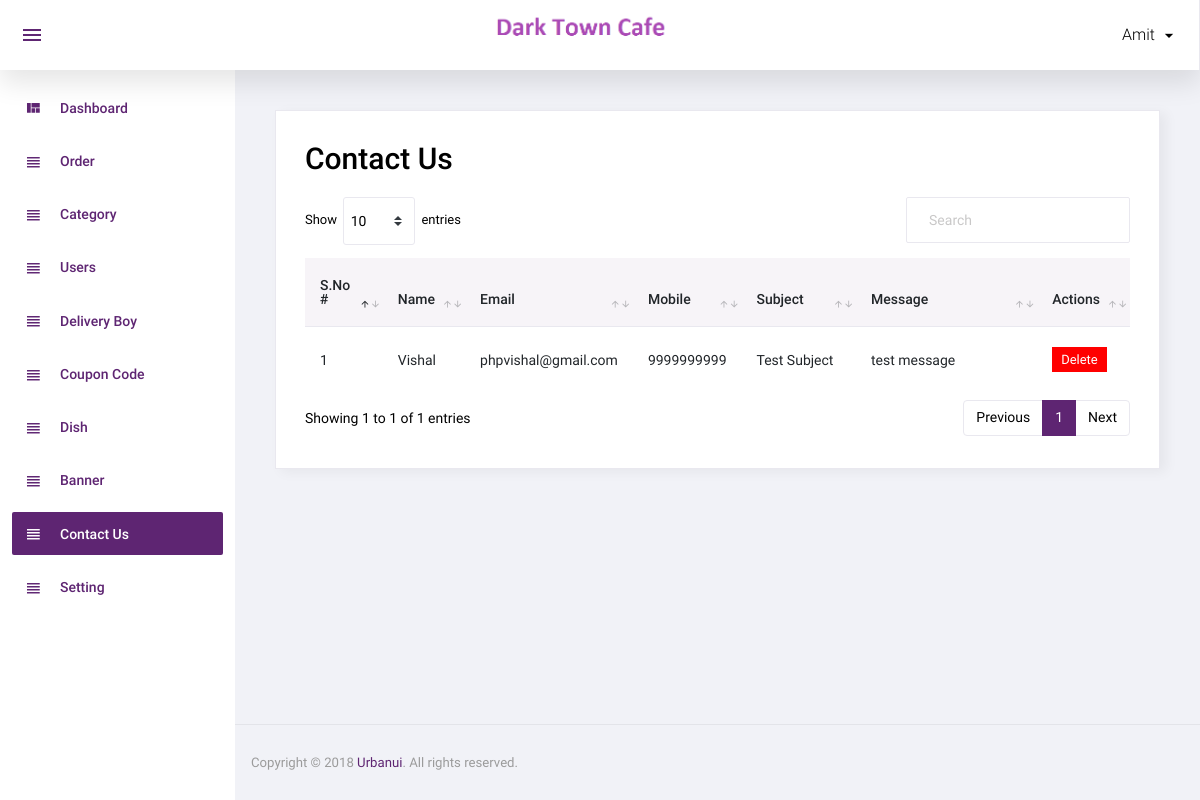
The app's page /admin/contact_us.php (signed in), older data.
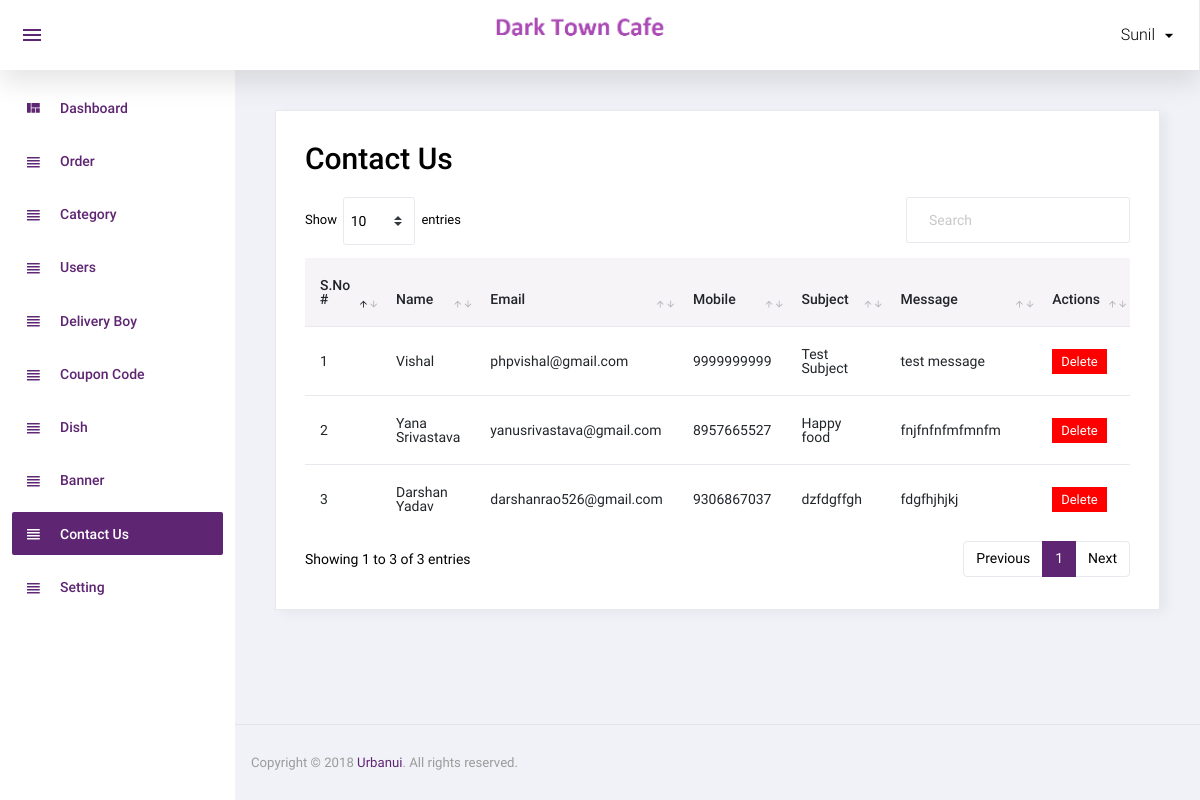
The same page, newer data.
### tables this page shows
CREATE TABLE `contact_us` (
  `id` int(11) NOT NULL,
  `name` varchar(100) NOT NULL,
  `email` varchar(100) NOT NULL,
  `mobile` varchar(15) NOT NULL,
  `subject` varchar(200) NOT NULL,
  `message` text NOT NULL,
  `added_on` datetime NOT NULL
);

### admin/contact_us.php (the view, shortened to what the changed rows need)
<?php
include('top.php');
$sql="select * from contact_us order by id";
$res=mysqli_query($con,$sql);
?>
  <div class="card">
            <div class="card-body">
              <h1 class="grid_title">Contact Us</h1>
              <div class="row grid_box">
                <div class="col-12">
                  <div class="table-responsive">
                    <table id="order-listing" class="table">
                      <thead>
                        <tr>
                            <th width="10%">S.No #</th>
                            <th width="10%">Name</th>
							<th width="10%">Email</th>
							<th width="10%">Mobile</th>
							<th width="19%">Subject</th>
							<th width="40%">Message</th>
                            <th width="10%">Actions</th>
                        </tr>
                      </thead>
                      <tbody>
                        <?php if(mysqli_num_rows($res)>0){
						$i=1;
						while($row=mysqli_fetch_assoc($res)){
						?>
						<tr>
                            <td><?php echo $i?></td>
                            <td><?php echo $row['name']?></td>
							<td><?php echo $row['email']?></td>
							<td><?php echo $row['mobile']?></td>
							<td><?php echo $row['subject']?></td>
							<td><?php echo $row['message']?></td>
							<td>
								<a href="?id=<?php echo $row['id']?>&type=delete"><label class="badge badge-danger delete_red hand_cursor">Delete</label></a>
							</td>
                        </tr>
                        <?php
						$i++;
						} } else { ?>
						<tr>
							<td colspan="5">No data found</td>
						</tr>
						<?php } ?>
                      </tbody>
                    </table>
                  </div>
				</div>
              </div>
            </div>
          </div>
<?php include('footer.php');?>

### admin/top.php (shortened to what the changed rows need)
<!DOCTYPE html>
<html lang="en">
<head>
  <link rel="stylesheet" href="assets/css/materialdesignicons.min.css">
  <link rel="stylesheet" href="assets/css/vendor.bundle.base.css">
  <link rel="stylesheet" href="assets/css/dataTables.bootstrap4.css">
  <link rel="stylesheet" href="assets/css/bootstrap-datepicker.min.css">
  <link rel="stylesheet" href="assets/css/style.css">
</head>
<body class="sidebar-light">
  <div class="container-scroller">
    <nav class="navbar col-lg-12 col-12 p-0 fixed-top d-flex flex-row">
      <div class="navbar-menu-wrapper d-flex align-items-stretch justify-content-between">
        <ul class="navbar-nav navbar-nav-right">
          <li class="nav-item nav-profile dropdown">
            <a class="nav-link dropdown-toggle" href="#" data-toggle="dropdown" id="profileDropdown">
              <span class="nav-profile-name"><?php echo $_SESSION['ADMIN_USER']?></span>
            </a>
          </li>
        </ul>
      </div>
    </nav>
    <div class="container-fluid page-body-wrapper">
      <div class="main-panel">
        <div class="content-wrapper">

Row changes from the older to the newer data that the page shows:
added contact_us: name "Yana Srivastava", email "yanusrivastava@gmail.com", mobile "8957665527", subject "Happy food", message "fnjfnfnfmfmnfm"
added contact_us: name "Darshan Yadav", email "darshanrao526@gmail.com", mobile "9306867037", subject "dzfdgffgh", message "fdgfhjhjkj"
Text that changed along with them:
$_SESSION['ADMIN_USER']: "Amit" → "Sunil"
text written by a page script: "Show entries Showing 1 to 1 of 1 entries Previous 1 Next" → "Show entries Showing 1 to 3 of 3 entries Previous 1 Next"
